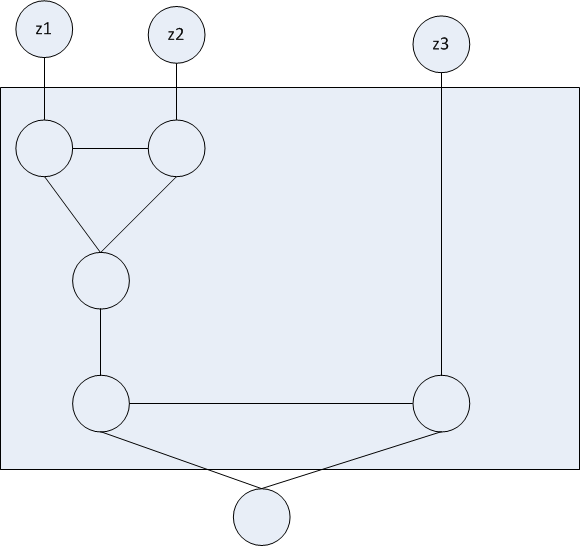
#> input picture CCA/Assignments/Assignment4/3-inputOR.bmp, 580 x 546 px, given in place of white_square.png, which was not available
$ python A4_jrk.py   (older library calls are emulated)
#> lines starting #> are read from the running program, lines starting #| are printed output that depends on the picture; pictures that were not available may be replaced by others from this repository, and a replacement may not be noted
### CompPhoto/Assignments/Assignment4/assignment4/assignment4.py
# ASSIGNMENT 4
# Jacob Kilver
# jkilver3

import cv2
import numpy as np
import scipy as sp

""" Assignment 4 - Detecting Gradients / Edges

This file has a number of functions that you need to fill out in order to
complete the assignment. Please write the appropriate code, following the
instructions on which functions you may or may not use.

GENERAL RULES:
    1. DO NOT INCLUDE code that saves, shows, displays, writes the image that
    you are being passed in. Do that on your own if you need to save the images
    but the functions should NOT save the image to file. (This is a problem
    for us when grading because running 200 files results a lot of images being
    saved to file and opened in dialogs, which is not ideal). Thanks.

    2. DO NOT import any other libraries aside from the three libraries that we
    provide. You may not import anything else, you should be able to complete
    the assignment with the given libraries (and in most cases without them).

    3. DO NOT change the format of this file. Do not put functions into classes,
    or your own infrastructure. This makes grading very difficult for us. Please
    only write code in the allotted region.
"""

def imageGradientX(image):
    """ This function differentiates an image in the X direction.

    Note: See lectures 02-06 (Differentiating an image in X and Y) for a good
    explanation of how to perform this operation.

    The X direction means that you are subtracting columns:
    der. F(x, y) = F(x+1, y) - F(x, y)
    This corresponds to image[r,c] = image[r,c+1] - image[r,c]

    You should compute the absolute value of the differences in order to avoid
    setting a pixel to a negative value which would not make sense.

    We want you to iterate the image to complete this function. You may NOT use
    any functions that automatically do this for you.

    Args:
        image (numpy.ndarray): A grayscale image represented in a numpy array.

    Returns:
        output (numpy.ndarray): The image gradient in the X direction. The shape
                                of the output array should have a width that is
                                one less than the original since no calculation
                                can be done once the last column is reached.
    """
    # WRITE YOUR CODE HERE.
    diff = np.zeros( (image.shape[0], image.shape[1]-1) )

    for i in range(diff.shape[0]):
        for j in range(diff.shape[1]):

            diff[i,j] = int(abs( np.float(image[i,j+1]) - image[i,j] ))
        #end for
    #end for

    return diff

    # END OF FUNCTION.

def imageGradientY(image):
    """ This function differentiates an image in the Y direction.

    Note: See lectures 02-06 (Differentiating an image in X and Y) for a good
    explanation of how to perform this operation.

    The Y direction means that you are subtracting rows:
    der. F(x, y) = F(x, y+1) - F(x, y)
    This corresponds to image[r,c] = image[r+1,c] - image[r,c]

    You should compute the absolute value of the differences in order to avoid
    setting a pixel to a negative value which would not make sense.

    We want you to iterate the image to complete this function. You may NOT use
    any functions that automatically do this for you.

    Args:
        image (numpy.ndarray): A grayscale image represented in a numpy array.

    Returns:
        output (numpy.ndarray): The image gradient in the Y direction. The shape
                                of the output array should have a height that is
                                one less than the original since no calculation
                                can be done once the last row is reached.
    """
    # WRITE YOUR CODE HERE.
    diff = np.zeros( (image.shape[0]-1, image.shape[1]) )

    for i in range(diff.shape[0]):
        for j in range(diff.shape[1]):
            diff[i,j] = int(abs( np.float(image[i+1,j]) - image[i,j] ))
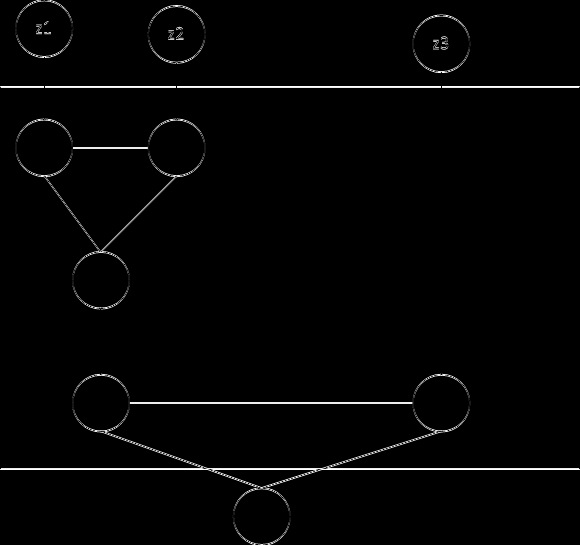
#> diff: shape (545, 580) float64; min 0, max 255, mean 4.1
        #end for
    #end for

    return diff


    # END OF FUNCTION.

def computeGradient(image, kernel):
    """ This function applies an input 3x3 kernel to the image, and outputs the
    result. This is the first step in edge detection which we discussed in
    lecture.

    You may assume the kernel is a 3 x 3 matrix.
    View lectures 2-05, 2-06 and 2-07 to review this concept.

    The process is this: At each pixel, perform cross-correlation using the
    given kernel. Do this for every pixel, and return the output image.

    The most common question we get for this assignment is what do you do at
    image[i, j] when the kernel goes outside the bounds of the image. You are
    allowed to start iterating the image at image[1, 1] (instead of 0, 0) and
    end iterating at the width - 1, and column - 1.

    Note: The output is a gradient depending on what kernel is used.

    Args:
        image (numpy.ndarray): A grayscale image represented in a numpy array.
        kernel (numpy.ndarray): A 3x3 kernel represented in a numpy array.

    Returns:
        output (numpy.ndarray): The computed gradient for the input image. The
                                size of the output array should be two rows and
                                two columns smaller than the original image
                                size.
    """
    # WRITE YOUR CODE HERE.

    imageGrad = np.zeros( (image.shape[0]-2, image.shape[1]-2) )

    for i in range( 1, image.shape[0]-2 ):
        for j in range ( 1, image.shape[1]-2 ):
            image_cutout = image[ i-1:i+2, j-1:j+2 ]
            imageGrad[i-1,j-1] = abs(np.sum( np.multiply(image_cutout, kernel), axis=(0,1) ))


    return imageGrad
    # END OF FUNCTION.


### CompPhoto/Assignments/Assignment4/assignment4/A4_jrk.py
import numpy as np
import cv2

from assignment4 import imageGradientX
from assignment4 import imageGradientY
from assignment4 import computeGradient

square = cv2.imread( 'test_images\white_square.png', 0)
square_Xdiff = imageGradientX(square)
square_Ydiff = imageGradientY(square)

cv2.imwrite( 'square_Xdiff.png', square_Xdiff)
cv2.imwrite( 'square_Ydiff.png', square_Ydiff)

butterfly = cv2.imread('test_image.jpg', 0)
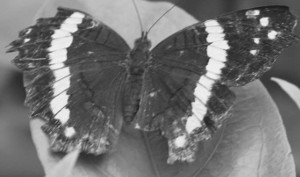
#> input picture CompPhoto/Assignments/Assignment4/assignment4/test_image.jpg, 300 x 177 px
#> butterfly is the input picture: shape (177, 300); min 27, max 247, mean 113.9
# Sobel operators
kernel_x = np.array([ [ -1, 0, 1],
                      [ -2, 0, 2],
                      [ -1, 0, 1] ])

kernel_y = np.array([ [-1, -2, -1],
                      [ 0,  0,  0],
                      [1, 2, 1] ])

butterfly_x = computeGradient( butterfly, kernel_x )
#> after the loop in computeGradient, `for i in range( 1, image.shape[0]-2 ):`:
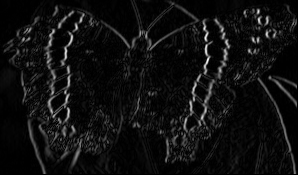
#> imageGrad: shape (175, 298) float64; min 0, max 667, mean 42.1; drawn with min black and max white
butterfly_y = computeGradient( butterfly, kernel_y )
#> after the loop in computeGradient (call 2), `for i in range( 1, image.shape[0]-2 ):`:
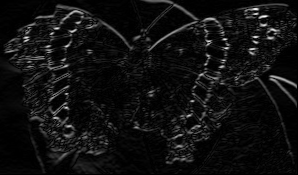
#> imageGrad: shape (175, 298) float64; min 0, max 650, mean 42; drawn with min black and max white

cv2.imwrite( 'butterfly_x.png', butterfly_x)
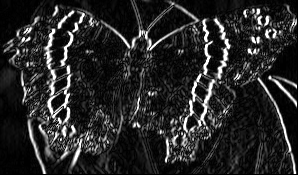
#> saved as butterfly_x.png: shape (175, 298); min 0, max 255, mean 39.8
cv2.imwrite( 'butterfly_y.png', butterfly_y)
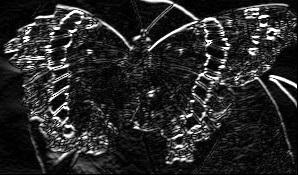
#> saved as butterfly_y.png: shape (175, 298); min 0, max 255, mean 40.3

butterfly_xy = (butterfly_x/2) + (butterfly_y/2)
cv2.imwrite( 'butterfly_xy.png', butterfly_xy)

butterfly_xy[ butterfly_xy > 128 ] = 255
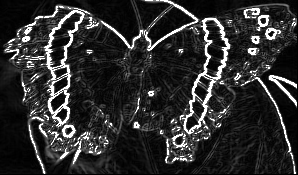
#> butterfly_xy: shape (175, 298) float64; min 0, max 255, mean 46.4
cv2.imwrite( 'butterfly_thresh.png', butterfly_xy)
